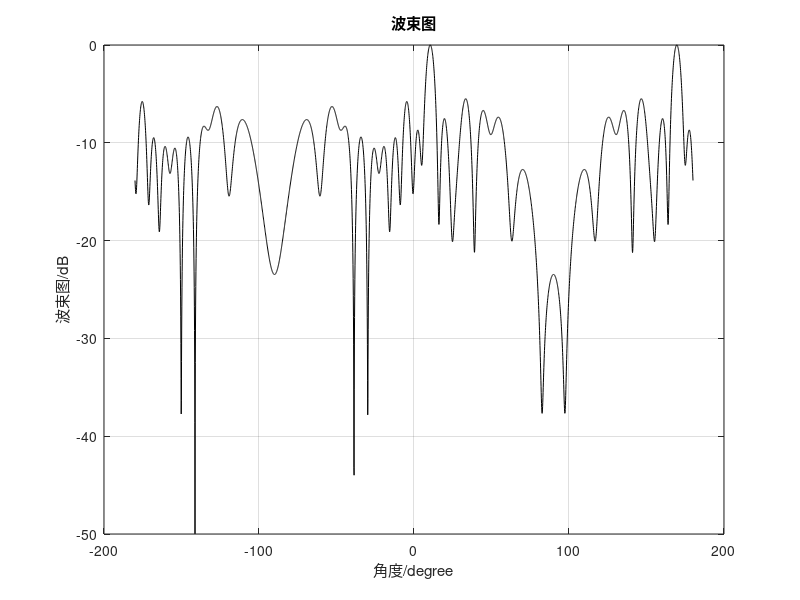

Write the MATLAB code that produced this figure.
clc;
clear;
M = 18; % 天线数
lambda = 10;
d = lambda / 2;
L = 100;  % 快拍数
thetas = [10];    % 期望信号入射角度
thetai = [-30 30]; % 干扰入射角度
n = [0:M-1]'; % 天线索引
vs = exp(-1j * 2 * pi * n * d * sind(thetas) / lambda); % 信号方向向量
vn = exp(-1j * 2 * pi * n * d * sind(thetai) / lambda); % 干扰方向向量
f = 1600; % 载波频率
t = [0:L-1];
di = sin(2*pi*f*t/(8*f));    % 期望信号
vn1 = sin(2*pi*2 * f*t/(8*f));  % 干扰信号1 
vn2 = sin(2*pi*4 * f*t/(8*f));  % 干扰信号2 
A = [vs vn];
St = [di;vn1;vn2];
Xt = A*St + randn(M,L);   % 矩阵形式的公式
R_x = 1/L * (Xt * Xt');
R_x_inv = inv(R_x + 1e-6 * eye(size(R_x))); % 添加正则化项
W_opt = R_x_inv * vs / (vs' * R_x_inv * vs);
% 测试此时的方向图
sita = linspace(-180, 180, 3600); % 扩展角度范围
v = exp(-1i*2*pi*n* d*sind(sita)/lambda); % 不同角度的方向矢量
B = abs(W_opt' * v);
plot(sita,20*log10(B/max(B)),'k') % 绘制归一化波束图
title('波束图')
xlabel('角度/degree')
ylabel('波束图/dB')
grid on
